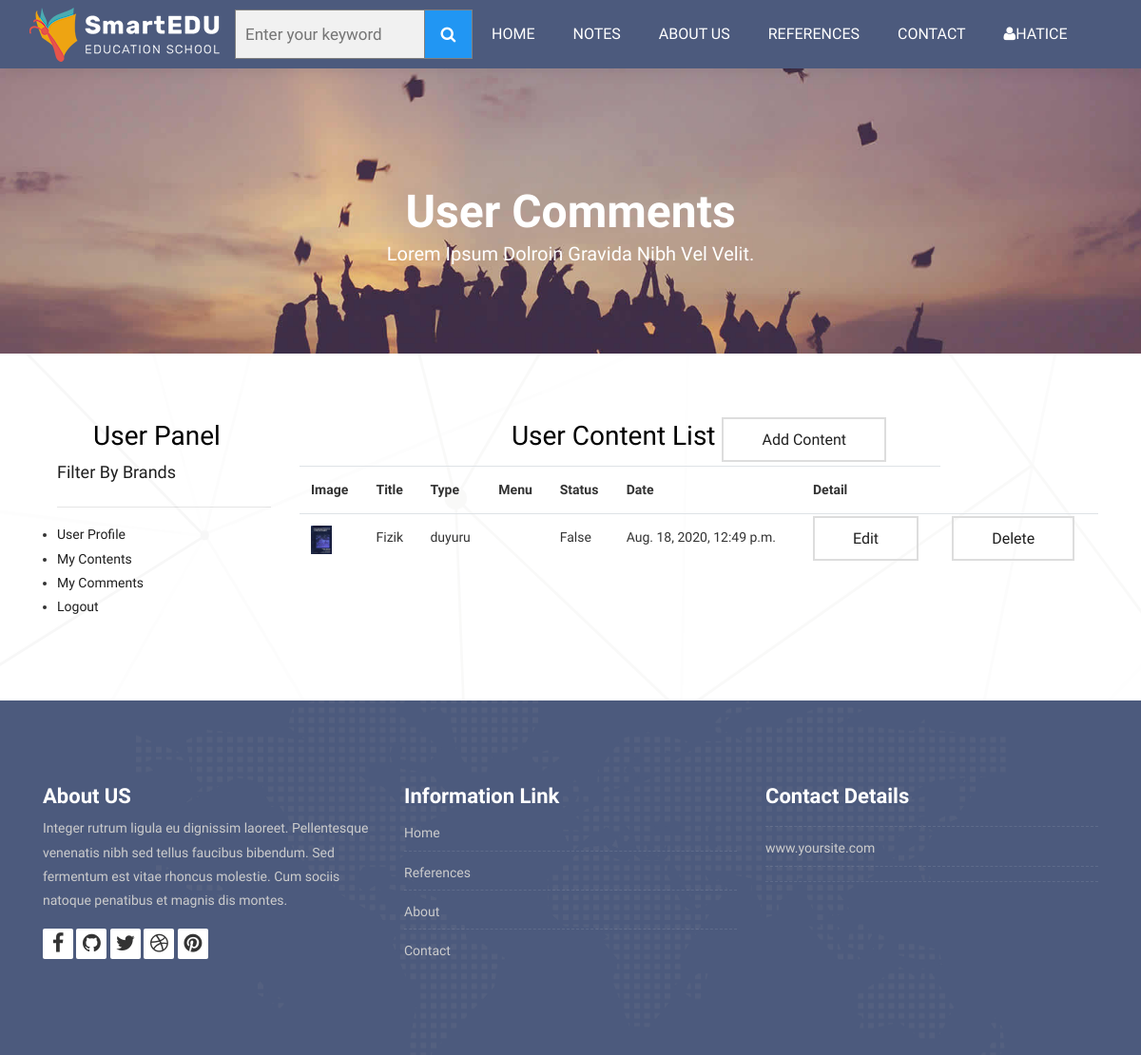
Page /user/contents/ (signed in) on the earlier database version.
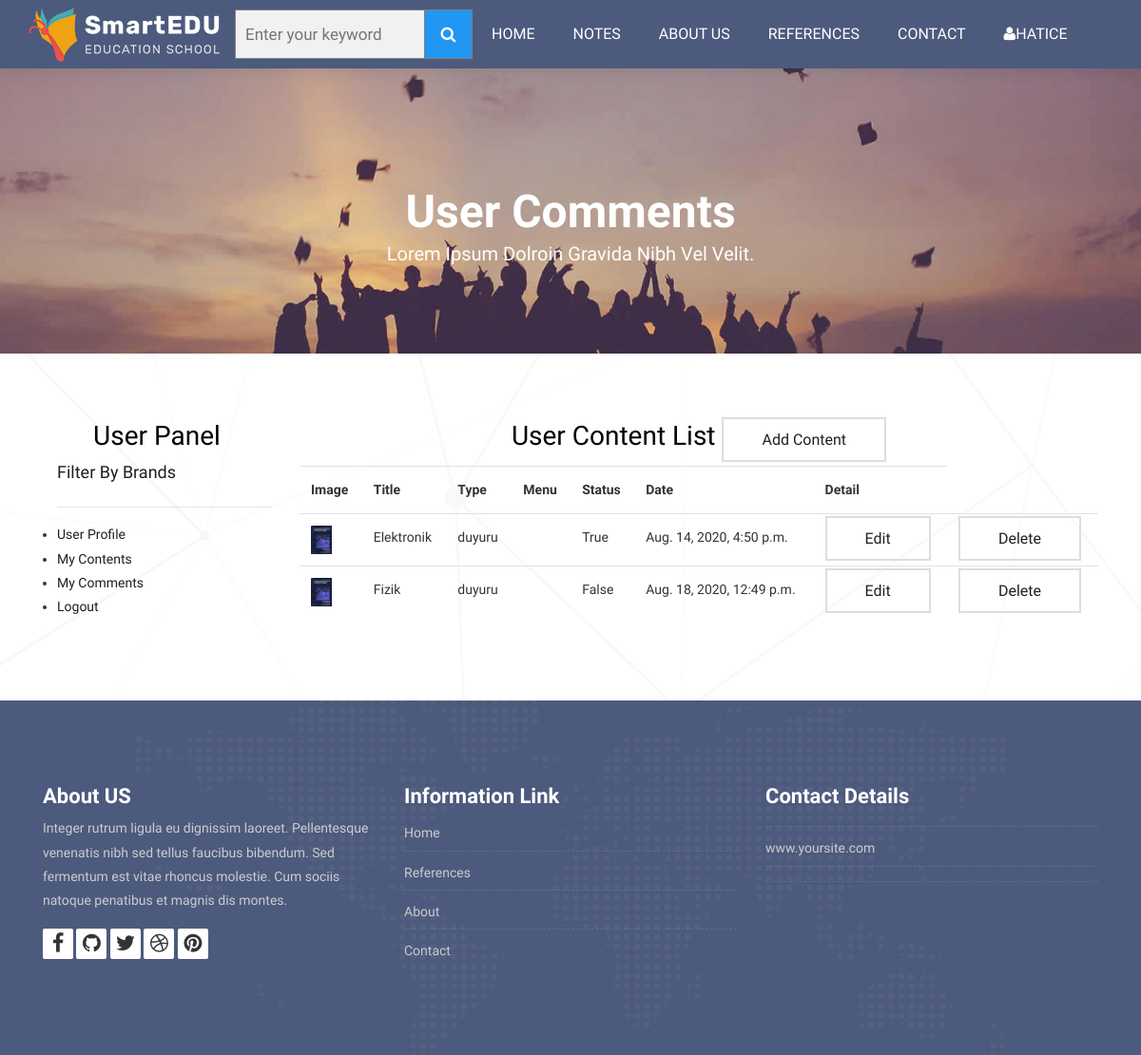
Same page on the later database version.
### content/models.py (models this page shows, shortened)
class Content(models.Model):
    STATUS = (
        ('True', 'Evet'),
        ('False', 'Hayır'),
    )
    user=models.ForeignKey(User,on_delete=models.SET_NULL,null=True)
    type=models.CharField(max_length=10,choices=TYPE)
    title=models.CharField(max_length=150)
    keywords=models.CharField(blank=True,max_length=255)
    description=models.CharField(blank=True,max_length=255)
    image=models.ImageField(upload_to='images/')
    detail=RichTextUploadingField()
    slug=models.SlugField(null=False,unique=True)
    status=models.CharField(max_length=10,choices=STATUS)
    create_at=models.DateTimeField(auto_now_add=True)
    update_at=models.DateTimeField(auto_now=True)
    def image_tag(self):
        return mark_safe('<img src="{}" height="50"/>'.format(self.image.url))
    image_tag.short_description='Image'

### user/views.py (the view)
# urls.py: path('contents/',views.contents,name='contents'),
@login_required(login_url='/login')
def contents(request):
    category=Category.objects.all()
    menu=Menu.objects.all()
    current_user=request.user
    contents=Content.objects.filter(user_id=current_user.id)
    context={
        'category':category,
        'menu':menu,
        'contents':contents,
    }
    return render(request,'user_contents.html',context)

### user/templates/user_contents.html (shortened to what this page needs)
{% extends "homebase.html" %}
{% block content %}
<div class="all-title-box">
		<div class="container text-center">
			<h1>User Comments<span class="m_1">Lorem Ipsum dolroin gravida nibh vel velit.</span></h1>
		</div>
	</div>
<div id="contact" class="section wb">
        <div class="container">
            <div class="row">
                <div class="col-md-3">
                    <div class="container">
                        <div class="map-box">
                            <h2 class="title">User Panel</h2>
                        </div>
                        {% include "user_panel.html" %}
                    </div>
                </div>
				<div class="col-md-9">
					<div class="map-box">
                        <h2 class="title">User Content List <a class="btn-custom" href="/user/addcontent">Add Content</a> </h2>
<table class="table">
    <tr>
        <th class="text-left">Image</th>
        <th class="text-left">Title</th>
        <th class="text-left">Type</th>
        <th class="text-left">Menu</th>
        <th class="text-left">Status</th>
        <th class="text-left">Date</th>
        <th class="text-left">Detail</th>
    </tr>
    {% for rs in contents %}
    <tr>
        <td class="text-left">
            <a href="/content/{{ rs.id }}/slug">
            <img src="{{ rs.image.url }}" style="height: 30px" alt="">
            </a>
        </td>
        <td class="text-left">{{ rs.title }}</td>
        <td class="text-left">{{ rs.type }}</td>
        <td class="text-left">{{ rs.menu.title }}</td>
        <td class="text-left">{{ rs.status }}</td>
        <td class="text-left">{{ rs.create_at }}</td>
        <td class="text-left"><a class="btn-custom" href="/user/contentedit/{{ rs.id }}" >Edit</a></td>
        <td class="text-left"><a onclick="return confirm('Delete! Are you sure?')" class="btn-custom" href="/user/contentdelete/{{ rs.id }}">Delete</a></td>
    </tr>
{% endfor %}
</table>
					</div>
				</div>
            </div>
        </div>
    </div>
{% endblock %}

Differences in the rows shown:
now on this page (row edited): Content: image (picture), title "Elektronik", type "duyuru", status "True", create_at "Aug. 14, 2020, 4:50 p.m."
